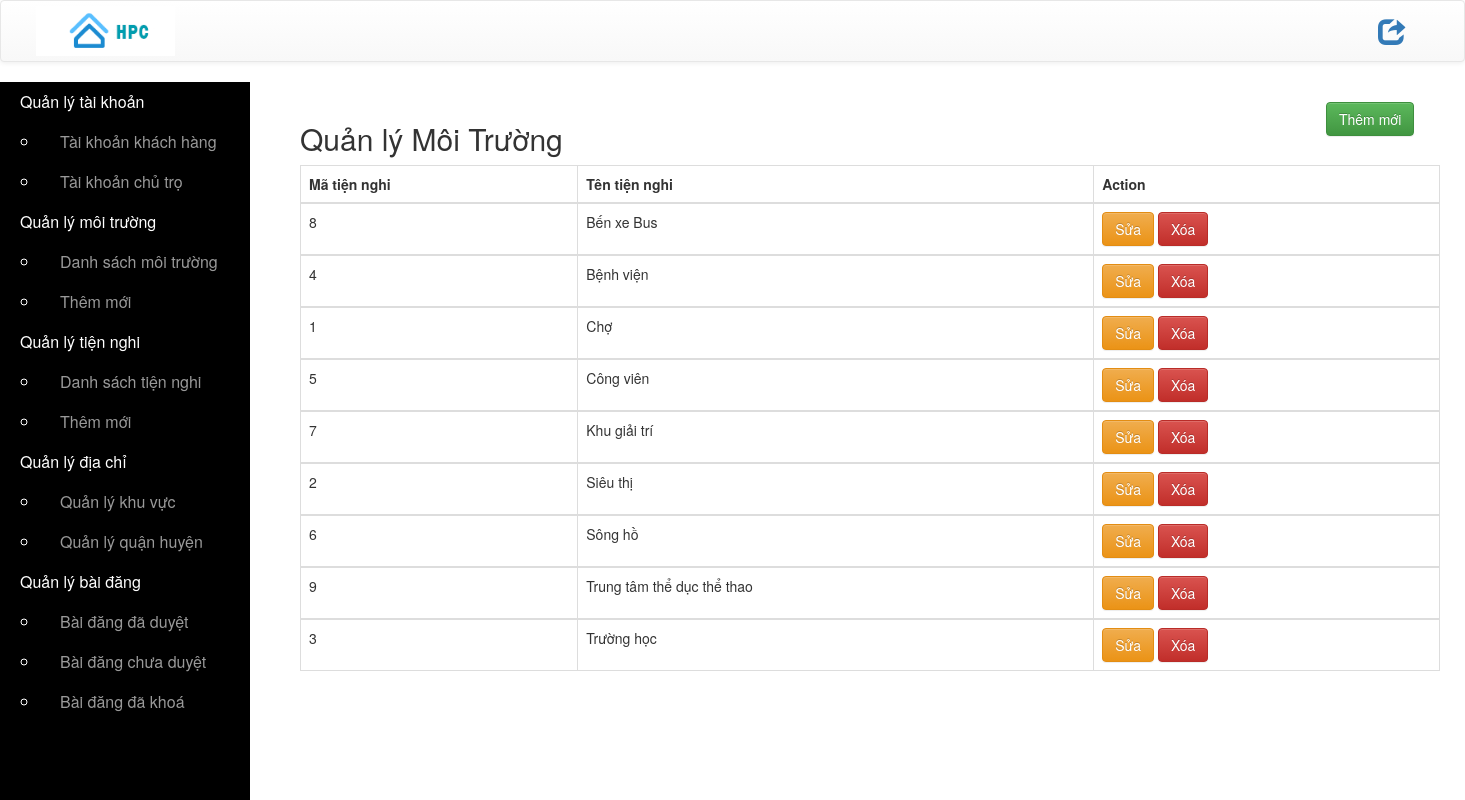
The page /Admin/index.php?action=danhsachmoitruong (signed in) on the database its author committed.
### tables this page shows
CREATE TABLE `moitruong` (
  `MaMoiTruong` int(11) NOT NULL,
  `TenMoiTruong` varchar(50) NOT NULL
);

### Admin/DanhSachMoiTruong.php (the view, shortened to what this page needs)
<?php
$connect = mysqli_connect('localhost', 'root', '', 'phongtrosinhvien');
mysqli_set_charset($connect, 'utf8');
$sql = "SELECT * from moitruong";
$result = mysqli_query($connect, $sql);
?>
<!DOCTYPE html>
<html lang="en">
<head>
</head>
<body>
    <div class="container">
        <div class="title" style="display: flex;">
            <div class="title-l" style="width:90% ;">
                <h2>Quản lý Môi Trường </h2>
            </div>
            <div class="title-r" style="width:10% ;">
                <a type="button" class="btn btn-success" href="./index.php?action=themmoitruong">Thêm mới</a>
            </div>
        </div>
        <table class="table table-bordered">
            <thead>
                <tr>
                    <th>Mã tiện nghi</th>
                    <th>Tên tiện nghi</th>
                    <th>Action</th>
                </tr>
            </thead>
            <?php
            while ($row = mysqli_fetch_array($result)) {
                echo '<tbody>
                <tr>
                    <td>' . $row['MaMoiTruong'] . '</td>
                    <td>' . $row['TenMoiTruong'] . '</td>
                    <td>
                    <a type="button" class="btn btn-warning" href="./index.php?action=suamoitruong&id=' . $row['MaMoiTruong'] . '">Sửa</a>
                    <a type="button" class="btn btn-danger" href="./index.php?action=xoamoitruong&id=' . $row['MaMoiTruong'] . '">Xóa</a>
                    </td>
                </tr>
            </tbody>';
            }
            ?>
        </table>
    </div>
</body>
</html>

### rows shown on the page
moitruong: MaMoiTruong "8", TenMoiTruong "Bến xe Bus"
moitruong: MaMoiTruong "4", TenMoiTruong "Bệnh viện"
moitruong: MaMoiTruong "1", TenMoiTruong "Chợ"
moitruong: MaMoiTruong "5", TenMoiTruong "Công viên"
moitruong: MaMoiTruong "7", TenMoiTruong "Khu giải trí"
moitruong: MaMoiTruong "2", TenMoiTruong "Siêu thị"
moitruong: MaMoiTruong "6", TenMoiTruong "Sông hồ"
moitruong: MaMoiTruong "9", TenMoiTruong "Trung tâm thể dục thể thao"
moitruong: MaMoiTruong "3", TenMoiTruong "Trường học"
